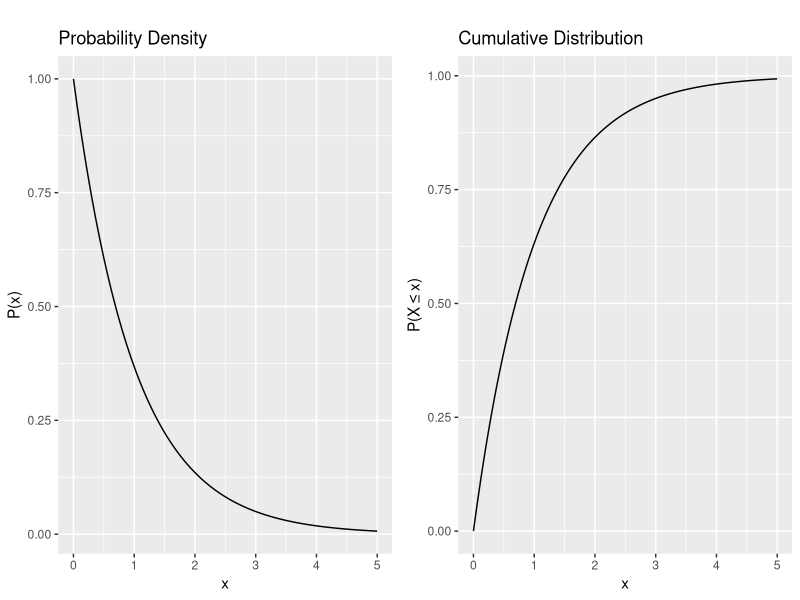
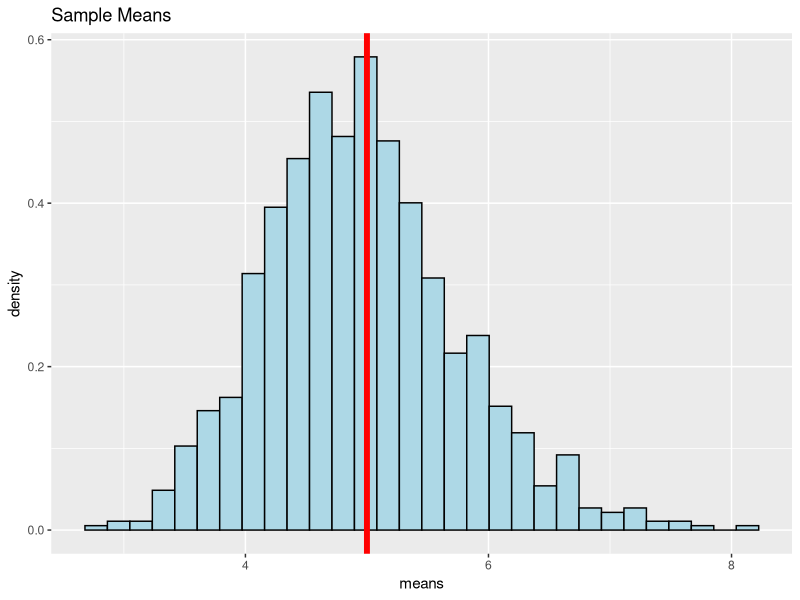

The R script that drew these images, in order: (Note: this script raises an error after producing the figures.)
## ---- chunk 1
library(ggplot2);
library(gridExtra);

set.seed(15112);
## ---- chunk 2
x <- seq(0,5,.01)
df <- data.frame(x, dexp(x), pexp(x), rexp(x) );
names(df) <- c("x", "exp.dens", "exp.dist", "exp.sim");

h <- ggplot(data=df) + aes(x=x, y=exp.dist) + geom_line();
h <- h + ggtitle("Cumulative Distribution") + ylab("P(X ≤ x)");

g <- ggplot(data=df) + aes(x=x, y=exp.dens) + geom_line();
g <- g + ggtitle("Probability Density") + ylab("P(x)");

grid.arrange(g,h, ncol=2, top="");
## ---- chunk 3
means <- NULL;  # initialize list of means

for( i in 1:1000 ){
# 	print(i);
	sim <- rexp(40, rate=0.2); # simulate 40 values with lambda = 0.2
	means <- c(means, mean(sim));  # calculate means
}
## ---- chunk 4
M <- signif(mean(means),3);
V <- signif(var(means),3);
## ---- chunk 5
gm <- ggplot() + aes(x=means) + ggtitle("Sample Means"); 
gm <- gm + geom_histogram(aes(y=..density..), color='black', fill='lightblue');
gm <- gm + geom_vline(xintercept = 5, size=2, color='red');

gm
## ---- chunk 6
1 - 2*(pnorm( abs( mean(means)-5 ), mean=0, sd=sd(means), lower.tail = FALSE) )
## ---- chunk 7
var(means);
## ---- chunk 8
# add normal distribution plot to histograms
gm <- gm + stat_function(fun=dnorm, args=list(mean=5, sd=sd(means)), size=2)
gm
